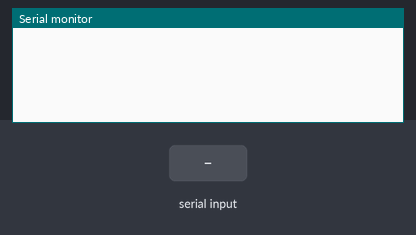
Bench run of a sketch on a simulated Arduino Uno, built with avr-gcc and run on an emulated ATmega328P. On the bench: the last lines printed to the serial monitor. The test bench sets the inputs (shaded band).

Above: at 1.2 s.
1.3 s: "1" received over Serial
At 1.9 s:
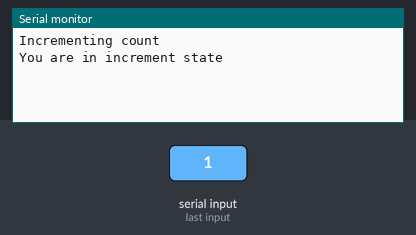
2.8 s: "2" received over Serial
At 3.2 s:
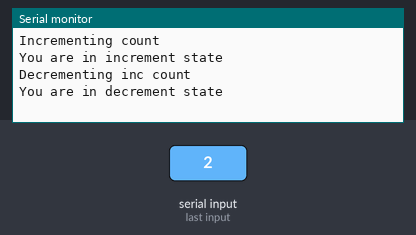
4.3 s: "3" received over Serial
At 5.2 s:
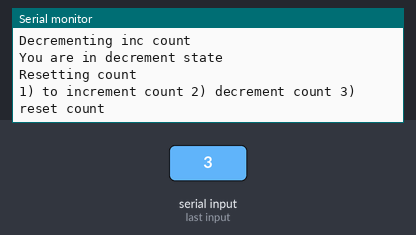
5.8 s: "4" received over Serial
At 7.0 s:
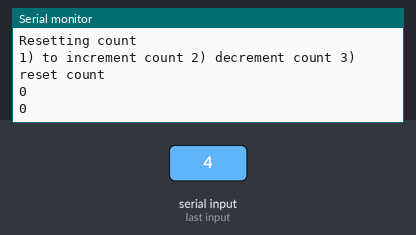
7.3 s: "2" received over Serial
At 8.8 s:
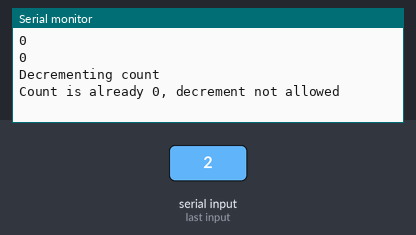

Measured:
- after the input at 1.3 s, the serial monitor: prints a new line at once (image 1)
- after the input at 2.8 s, the serial monitor: prints a new line at once (image 2)
- after the input at 4.3 s, the serial monitor: prints a new line at once (image 3)
- after the input at 5.8 s, the serial monitor: prints a new line at once (image 4)
- after the input at 7.3 s, the serial monitor: prints a new line at once (image 5)

The sketch:

sketch_mar28d.ino
```cpp
#include <Arduino.h>

// Define enums and structs
typedef enum {
  idle,
  incPress,
  decPress,
  statePress
} state_t;

typedef enum {
  zero,
  incCount,
  decCount,
  resetCount,
  countVariable,
  ENTRY,
  EXIT
} event_t;

typedef enum {
  eventHandled,
  eventTransition,
  eventIgnored
} event_status_t;

struct p1 {
  int count;
  state_t activeState;
};

// Global variables
event_t ee = zero;
p1 c = {.count = 0, .activeState = idle};

// Function prototypes
void eventDispatch();
event_status_t statMachine();
event_status_t idlerHandler();
event_status_t incHandler();
event_status_t decHandler();

void setup() {
  Serial.begin(9600);
}

void loop() {
  char s = 0;
  if (Serial.available() > 0) {
    s = Serial.read();
  }

  // Handling serial input to trigger events
  switch (s) {
    case '1':
      ee = incCount;
      break;
    case '2':
      ee = decCount;
      break;
    case '3':
      ee = resetCount;
      break;
    case '4':
      ee =countVariable;
      break;
    default:
      // If no valid input received, do nothing
      return;
  }

  eventDispatch();
  //rial.println(c.count);
}

void eventDispatch() {
  event_status_t status;
  state_t curr = c.activeState;
  state_t target;
  status = statMachine();
  if (status == eventTransition) {
    target = c.activeState;

    ee = EXIT;
    c.activeState = curr;
    statMachine();
    ee = ENTRY;
    c.activeState = target;
    statMachine();
  }
}

event_status_t statMachine() {
  switch (c.activeState) {
    case idle:
      return idlerHandler();
    case incPress:
      return incHandler();
    case decPress:
      return decHandler();
    case statePress:
      return stateHandler();
  }
}

event_status_t idlerHandler() {
  switch (ee) {
    case ENTRY:
      Serial.println("1) to increment count 2) decrement count 3) reset count");
      return eventHandled;
    case EXIT:
      return eventHandled;
    case incCount:
      Serial.println("Incrementing count");
      c.count++;
      c.activeState = incPress;
      return eventTransition;
    case decCount:
      // Decrementing count is not allowed in idle state
      Serial.println("Decrementing count is not allowed in idle state");
      return eventIgnored;

    case resetCount:
      // Resetting count in idle state
      Serial.println("Resetting count");
      c.count = 0;
      return eventHandled;
    case countVariable:
      Serial.println(c.count);
      c.activeState=statePress;
      return eventTransition;
    default:
      return eventIgnored;
  }
}
event_status_t incHandler() {
  switch (ee) {
    case ENTRY:
      Serial.println("You are in increment state");
      return eventHandled;
    case EXIT:
      return eventHandled;
    case incCount:
      // Incrementing count further
      Serial.println("Incrementing count");
      c.count++;
      return eventHandled;
    case decCount:
      Serial.println("Decrementing inc count");
      if (c.count > 0) {
        c.count--;
        c.activeState=decPress;
        return eventTransition;
      } else {
        // If count is already 0, decrement is not allowed
        Serial.println("Count is already 0, decrement not allowed");
        return eventIgnored;
      }
    case resetCount:
      // Resetting count and transitioning back to idle state
      Serial.println("Resetting inc count");
      c.count = 0;
      c.activeState = idle;
      return eventTransition;
    case countVariable:
      Serial.println(c.count);
      c.activeState=statePress;
      return eventTransition;
    default:
      return eventIgnored;
  }
}

event_status_t decHandler() {
  switch (ee) {
    case ENTRY:
      Serial.println("You are in decrement state");
      return eventHandled;
    case EXIT:
      return eventHandled;
    case incCount:
      Serial.println("Incrementing in dec state");
      c.count++;
      c.activeState=incPress;
      return eventTransition;
    case decCount:
      Serial.println("Decrementing count");
      if (c.count > 0) {
        c.count--;
        return eventHandled;
      } else {

        Serial.println("Count is already 0, decrement not allowed");
        return eventIgnored;
      }
    case resetCount:
      // Resetting count and transitioning back to idle state
      Serial.println("Resetting count");
      c.count = 0;
      c.activeState = idle;
      return eventTransition;
    case countVariable:
      Serial.println(c.count);
      c.activeState=statePress;
      return eventTransition;
    default:
      return eventIgnored;
  }
}
event_status_t stateHandler(){
    switch (ee) {
    case ENTRY:

    Serial.println(c.count);
      return eventHandled;
    case EXIT:
      return eventHandled;
    case incCount:
      Serial.println("Incrementing count");
      c.count++;
      c.activeState=incPress;
      return eventTransition;
    case decCount:
      Serial.println("Decrementing count");
      if (c.count > 0) {
        c.count--;
        c.activeState=decPress;
        return eventTransition;
      } else {

        Serial.println("Count is already 0, decrement not allowed");
        return eventIgnored;
      }
    case resetCount:
      // Resetting count and transitioning back to idle state
      Serial.println("Resetting count");
      c.count = 0;
      c.activeState = idle;
      return eventTransition;
   case countVariable:
    Serial.println(c.count);
    return eventHandled;
    default:
      return eventIgnored;
  }
}
```
